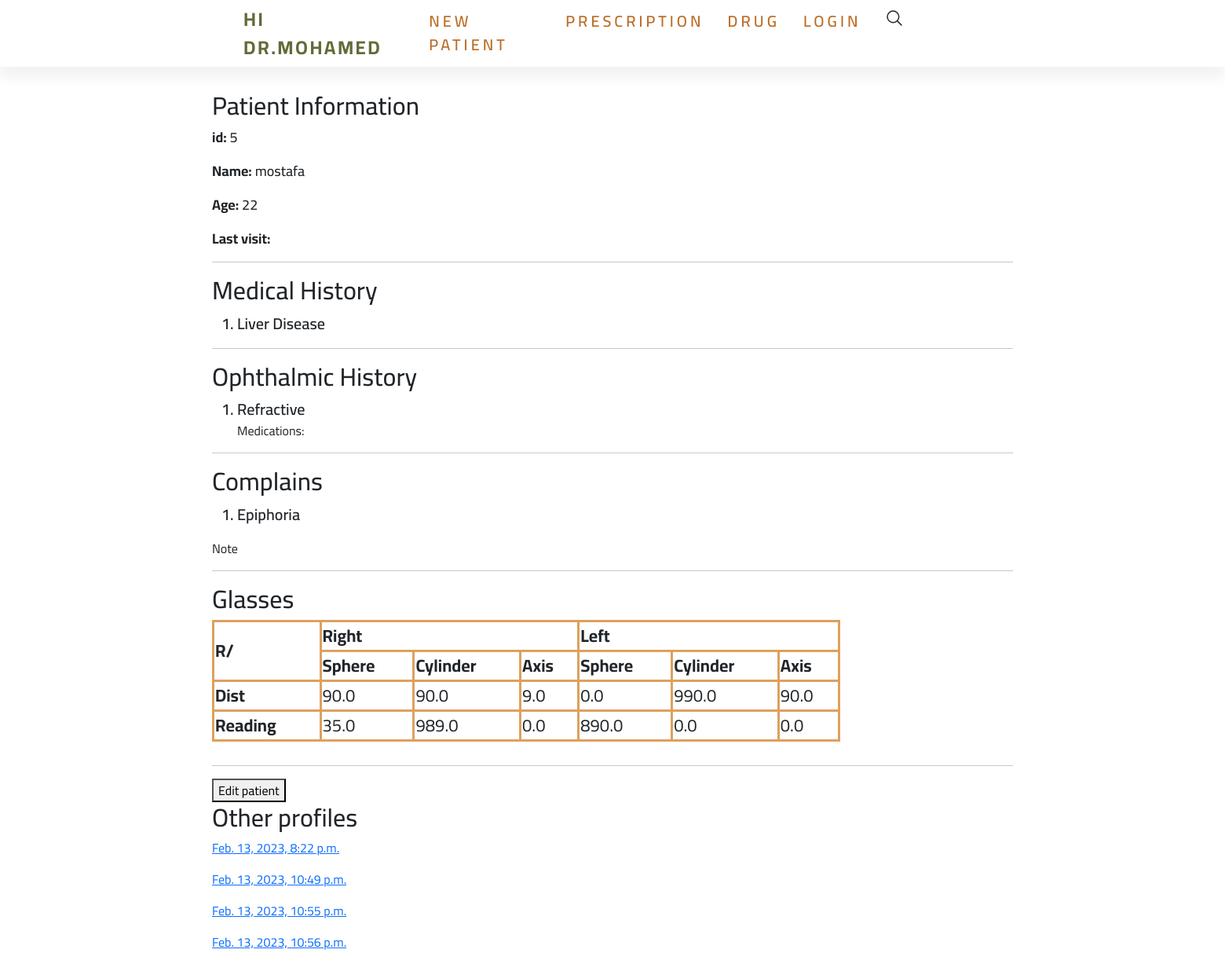
/patientinfo/5, run on the app's committed database.
### ophthclinic/models.py (models this page shows)
class client(models.Model):
    name = models.CharField(max_length=50, blank=True, null=True)
    yearofbirth = models.IntegerField(blank=True, null=True)
    relatedprofiles = models.ManyToManyField('info', null = True, blank=True, related_name='relatedprofiles')
    lastprofile = models.ForeignKey('info', null=True, blank=True,  on_delete = models.CASCADE, related_name='lastprofile')
    relatedprescriptions = models.ManyToManyField('prescription', null=True, blank = True)

class info(models.Model):
    datesubmitted = models.DateTimeField(blank=True, null=True)
    leftleft = models.FloatField(blank=True, null=True)
    leftmiddle = models.FloatField(blank=True, null=True)
    leftright = models.FloatField(blank=True, null=True )
    rightleft = models.FloatField(blank=True, null=True)
    rightmiddle = models.FloatField(blank=True, null=True)
    rightright = models.FloatField(blank=True, null=True)
    leftleftr = models.FloatField(blank=True, null=True)
    leftmiddler = models.FloatField(blank=True, null=True)
    leftrightr = models.FloatField(blank=True, null=True )
    rightleftr = models.FloatField(blank=True, null=True)
    rightmiddler = models.FloatField(blank=True, null=True)
    rightrightr = models.FloatField(blank=True, null=True)
    idpdist = models.FloatField(blank=True, null =True)
    idpread = models.FloatField(blank=True, null=True)
    diabetesmellitus = models.BooleanField(default=None)
    deabetesnumber = models.FloatField(blank=True, null=True)
    hypertension = models.BooleanField(default=False)
    ihd = models.BooleanField(default=False)
    cvs = models.BooleanField(default=False)
    asthma = models.BooleanField(default=False)
    atopy = models.BooleanField(default=False)
    liver = models.BooleanField(default=False)
    kidney = models.BooleanField(default=False)
    cataract = models.BooleanField(default=False)
    glucoma = models.BooleanField(default=False)
    glucomasurgery = models.BooleanField(default=False)
    refractive = models.BooleanField(default=False)
    medication = models.CharField(blank=True, null=True,max_length=400)
    bov = models.BooleanField(default=False)
    diplopia = models.BooleanField(default=False)
    headache = models.BooleanField(default=None)
    burning = models.BooleanField(default=False)
    foreign = models.BooleanField(default=False)
    epiphoria = models.BooleanField(default=False)
    glare = models.BooleanField(default=False)
    note = models.CharField(blank=True, null=True,max_length=1000)

### ophthclinic/views.py (the view)
# urls.py: path('patientinfo/<int:id>', views.patientinfo, name='patientinfo'),
def patientinfo (request, id):
     selected = client.objects.get(id=id)
     year = datetime.datetime.today().year
     age = int(year) - int(selected.yearofbirth)
     return render(request, 'ophthclinic/patientinfo.html',{'patient':selected, 'age':age})

### ophthclinic/templates/ophthclinic/patientinfo.html (shortened to what this page needs)
{% extends "ophthclinic/layout.html" %}
{% load static %}
{% block body %}
<div class="container">
    <div class="patinfo">
        <h2>Patient Information</h2>
        <p class="info">id: <span>{{patient.id}}</span></p>
        <p class="info">Name: <span>{{patient.name}}</span></p>
        <p class="info">Age: <span>{{age}}</span></p>
        <p class="info">Last visit: </p>
    </div>
    <hr>
    <div class="medhis">
        <h2>Medical History</h2>
        <ol>
            {% if patient.lastprofile.liver %}
            <li>Liver Disease</li>
            {% endif %}
        </ol>
    </div>
    <hr>
    <div class="ophhis">
        <h2>Ophthalmic History</h2>
        <ol>
            {% if patient.lastprofile.refractive %}
            <li>Refractive</li>
            {% endif %}
            <p>Medications: </p>
        </ol>
            </div>
    <hr>
    <div>
        <h2>Complains</h2>
        <ol>
            {% if patient.lastprofile.epiphoria %}
            <li>Epiphoria</li>
            {% endif %}
        </ol>
        <p>Note </p>
    </div>
    <hr>
    <div>
        <h2>Glasses</h2>
        <table>
            <tr>
                <th rowspan="2" >R/</th>
                <th colspan="3">Right</th>
                <th colspan="3">Left </th>
            </tr>
            <tr>
                <th>Sphere</th>
                <th>Cylinder</th>
                <th>Axis</th>
                <th>Sphere</th>
                <th>Cylinder</th>
                <th>Axis</th>
            </tr>
            <tr>
                <th >Dist</th>
                <td class="gls">{{patient.lastprofile.leftleft}}</td>
                <td class="gls">{{patient.lastprofile.leftmiddle}}</td>
                <td class="gls">{{patient.lastprofile.leftright}}</td>
                <td class="gls">{{patient.lastprofile.rightleft}}</td>
                <td class="gls">{{patient.lastprofile.rightmiddle}}</td>
                <td class="gls">{{patient.lastprofile.rightright}}</td>
            </tr>
            <tr>
                <th >Reading</th>
                <td class="gls">{{patient.lastprofile.leftleftr}}</td>
                <td class="gls">{{patient.lastprofile.leftmiddler}}</td>
                <td class="gls">{{patient.lastprofile.leftrightr}}</td>
                <td class="gls">{{patient.lastprofile.rightleftr}}</td>
                <td class="gls">{{patient.lastprofile.rightmiddler}}</td>
                <td class="gls">{{patient.lastprofile.rightrightr}}</td>
            </tr>
        </table>
    </div>
    <hr>
    <a href="{% url 'edit' patient.id %}"><button>Edit patient</button></a>
    <div>
        <h2>Other profiles</h2>
    {% for one in patient.relatedprofiles.all %}
    <p><a href="{%url 'profile' patient.id one.id %}">{{one.datesubmitted}}</a></p>
    {% endfor %}
    </div>
</div>
{% endblock %}

### ophthclinic/templates/ophthclinic/layout.html (shortened to what this page needs)
{% load static %}
<!DOCTYPE html>
<html lang="en">
    <head>
        <link rel="stylesheet" href="https://cdn.jsdelivr.net/npm/swiper@8/swiper-bundle.min.css"/>
    <link rel="stylesheet" href="https://cdnjs.cloudflare.com/ajax/libs/font-awesome/4.7.0/css/font-awesome.min.css">
<link href="https://cdn.jsdelivr.net/npm/bootstrap@5.2.3/dist/css/bootstrap.min.css" rel="stylesheet">
</head>
    <body>
        <div class="layoutbid">
        <div class="container">
        <nav>
            <a href="#" class="logo">Hi Dr.Mohamed</a>
            <div class="group">
                <ul class="navigation">
                    <li><a href='#'>New Patient</a></li>
                    <li><a href='#'>Prescription</a></li>
                    <li><a href='#'>Drug</a></li>
                    {% if user.is_authenticated %}
                    <li><a href='#'>logout</a></li>
                    {% else %}
                    <li><a href='#'>login</a></li>
                    {% endif %}
                </ul>
                <div class="search">
                    <span class="icon">
                        <ion-icon name="search-outline" class='searchBtn'></ion-icon>
                    </span>
                </div>
            </div>
        </nav>
    </div>
</div>
            {% block body %}
            {% endblock %}
    </body>
</html>

### ophthclinic/templates/ophthclinic/layout.html (style rules this page uses)
body { font-family: 'Cairo', sans-serif; padding:0px; margin: 0px; overflow-x: hidden; }
.container { padding-left: 15px; padding-right: 15px; margin-left: auto; margin-right: auto; }
@media (min-width:768px) { .container { width:768px; } }
@media (min-width:992px) { .container { width: 990px; } }
@media (min-width: 1200px) { .container { width:1050px } }
nav { position: relative; top:0; left:0; width: 90%; height: 85px; background-color: white; padding: 20px 40px; display: flex; justify-content: space-between; align-items: center; margin-bottom: 30px; }
.logo { color:#606c38; text-decoration: none; font-size: 1.5em; font-weight: 700; text-transform: uppercase; letter-spacing: 0.1em; }
.group { display: flex; align-items: center; }
nav ul { position: relative; display: flex; gap:30px; }
nav ul li { list-style: none; margin-top: 15px; }
nav ul li a { position: relative; text-decoration: none; font-size: 1em; color:#bc6c25; text-transform: uppercase; letter-spacing: 0.2em; }
nav ul li a::before { content:''; position: absolute; bottom: -2px; width:100%; height: 2px; background:#bc6c25; transform: scaleX(0); transition: transform 0.5s ease-in-out; transform-origin: right; }
nav .search { position: relative; display: flex; justify-content: center; align-items: center ; font-size: 1.5em; z-index: 10; cursor: pointer; }
.searchBtn { position: relative; left:30px; top: 2.5px; transition: 0.5s ease-in-out; }
.layoutbid { background-color: white; box-shadow: 0 15px 15px rgba(0,0,0,0.05); }

### ophthclinic/templates/ophthclinic/patientinfo.html (style rules this page uses)
table { width:800px; margin-bottom: 30px; }
tr, th, td { border: solid #dda15e; font-size: 22px; }
.info { font-size: 18px; font-weight: 700; }
span { font-weight: 500; }
li { font-size: 20px; font-weight: 600; }

### data on the page
client: id "5", name "mostafa", lastprofile.leftleft "90.0", lastprofile.leftmiddle "90.0", lastprofile.leftright "9.0", lastprofile.rightleft "0.0", lastprofile.rightmiddle "990.0", lastprofile.rightright "90.0", lastprofile.leftleftr "35.0", lastprofile.leftmiddler "989.0", lastprofile.leftrightr "0.0", lastprofile.rightleftr "890.0", lastprofile.rightmiddler "0.0", lastprofile.rightrightr "0.0"
info: datesubmitted "Feb. 13, 2023, 8:22 p.m."
info: datesubmitted "Feb. 13, 2023, 10:49 p.m."
info: datesubmitted "Feb. 13, 2023, 10:55 p.m."
info: datesubmitted "Feb. 13, 2023, 10:56 p.m."
